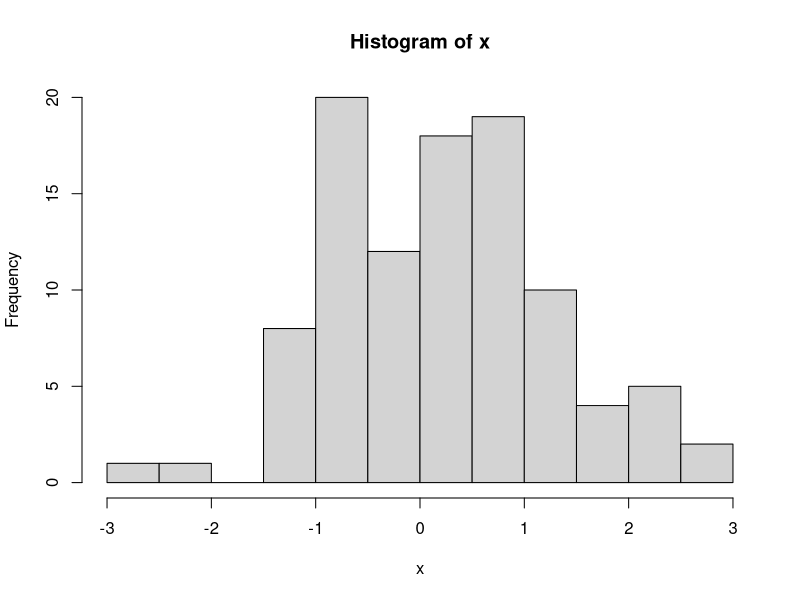
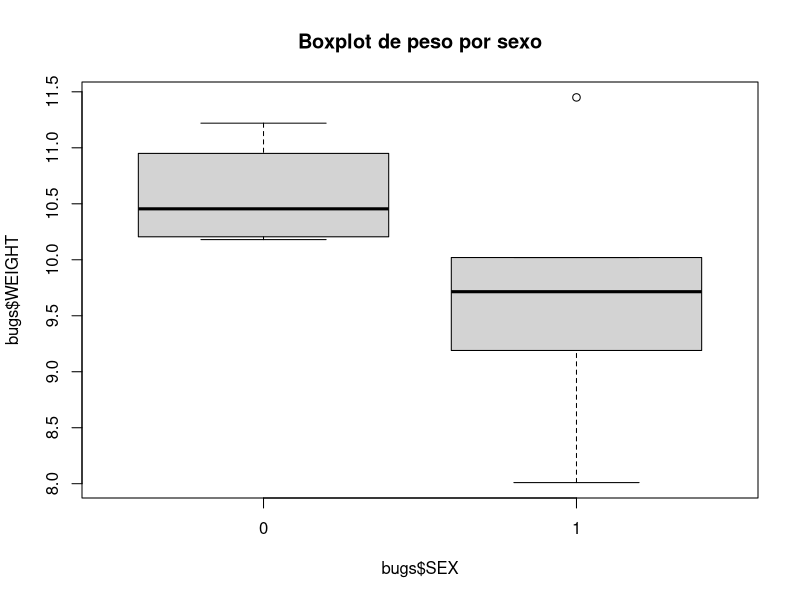

Generate these figures, in order, with R: (Note: this script raises an error after producing the figures.)
#--------- Analise de dados --------------
#script aula 02

# Cria variavel com distribuicao normal
x <- rnorm(100)

# Mostra histograma da var x
hist(x)

# Cria data frame inicial
df <- data.frame(nome = c("Abrantes","Davi","Henry","Vilma","Ricardo"),
                 idade = c(48,25,28,25,30),
                 sexo = c("M","M","M","F","M"))

# Media da variavel idade
mean(df$idade)

#Selecionar uma coluna
df$idade
df[,2]

# Selecinoar uma linha
df[1,]

# Selecinar varias colunas
df[2,c("nome","idade")]
df[df$idade < 30,]
df[df$idade < 30,c("nome","idade")]

# Incluir variavel no data frame 
df$peso <- c(140,70,72,65,76)

# Lendo arquivo
bugs <- read.table("bugs.txt",header=TRUE)

# Boxplot de peso por sexo
bugs$sexo.f <- factor(bugs$SEX)
boxplot(bugs$WEIGHT ~ bugs$SEX,
        main="Boxplot de peso por sexo")


bugs2 <- read.table("bugs.txt",header=TRUE,
                    stringsAsFactors=FALSE)
#0: M
#1: F

# Valores randomicos
set.seed(123)
x <- rnorm(2)

# Calcular media dos pesos dos bugs
mean(bugs$WEIGHT)

# Medianados pesos dos bugs
median(bugs$WEIGHT)

#Desvio padrao pesos dos bugs
sd(bugs$WEIGHT)

#Variancia pesos dos bugs
sd(bugs2)
